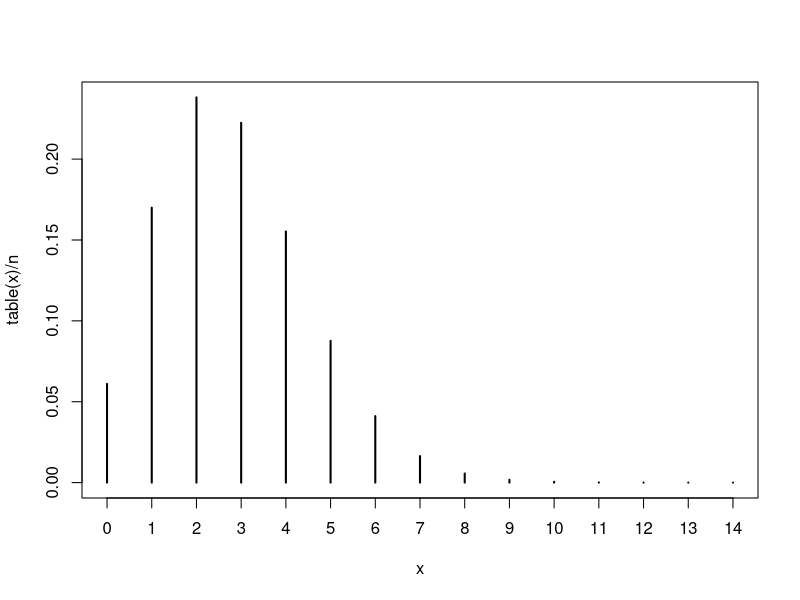
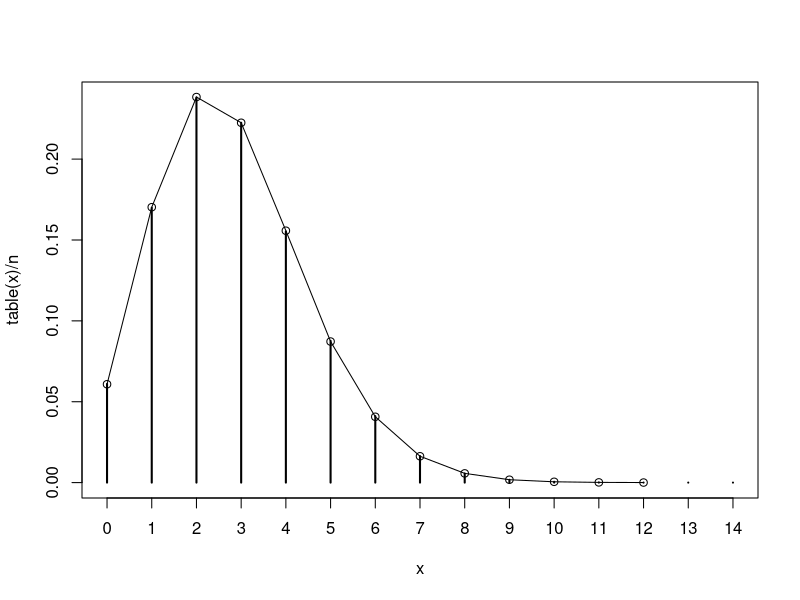
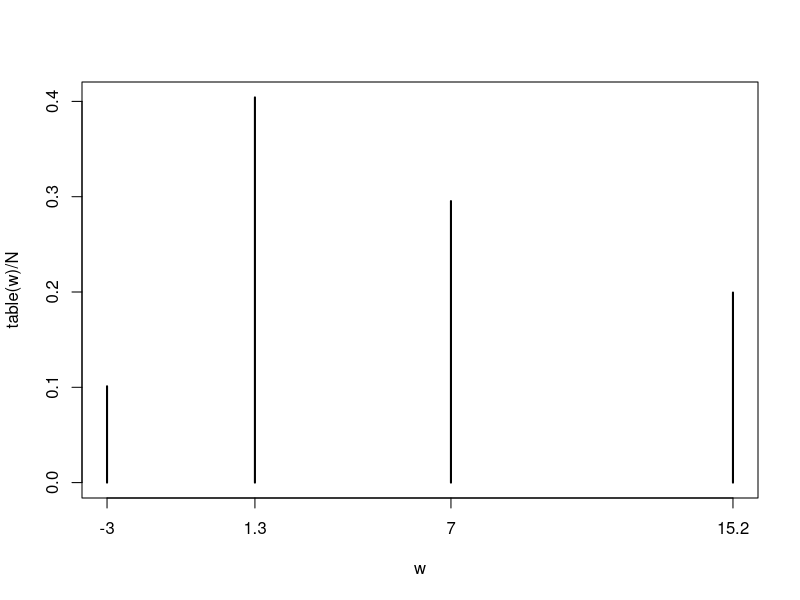

Write the R code that produced these figures, in order.
## ---- chunk 1
knitr::opts_chunk$set(echo = TRUE)
## ---- chunk 2
lambda = 5
## ---- chunk 3
my_rpois_one <- function(lambda){
  u <- runif(1)
  x <- 0
  # u < ppois(x, lambda = lambda)
  while(u > ppois(x, lambda = lambda)){
    x <- x + 1
  }
  
  return(x)
}
## ---- chunk 4
my_rpois_one(3.6)
## ---- chunk 5
my_rpois <- function(n, lambda){
  vec <- rep(NA,length = n)
  
  for(i in 1:n){
    vec[i] <- my_rpois_one(lambda)
  }
  
  return(vec)
}
## ---- chunk 6
n = 1000000
x <- my_rpois(n,2.8)
# plot car discrete
# frequence diag en baton
plot(table(x) / n)
## ---- chunk 7
mean(x)
var(x)
## ---- chunk 8
val_x <- 0:12
val_y <- dpois(val_x, lambda = 2.8) 
plot(table(x) / n)
lines(val_x, val_y)
points(val_x, val_y)

## ---- chunk 9
my_rdiscret_one <- function(){
  x <- c(-3,15.2,7,1.3)
  p <- c(0.1,0.2,0.3,0.4)
  p_sum = cumsum(p)
  u <- runif(1)
  i <- 1
  while(u > p_sum[i]){
    i <- i + 1
  }
  
  return(x[i])
}

## ---- chunk 10
my_rdiscret_one()
## ---- chunk 11
my_rdiscret <- function(n){
  val_discret = rep(NA, length = n)
  
  for(i in 1:n){
    val_discret[i] = my_rdiscret_one()
  }
  return(val_discret)
}
## ---- chunk 12
N = 100000
w = my_rdiscret(N)
plot(table(w) / N)
## ---- chunk 13

